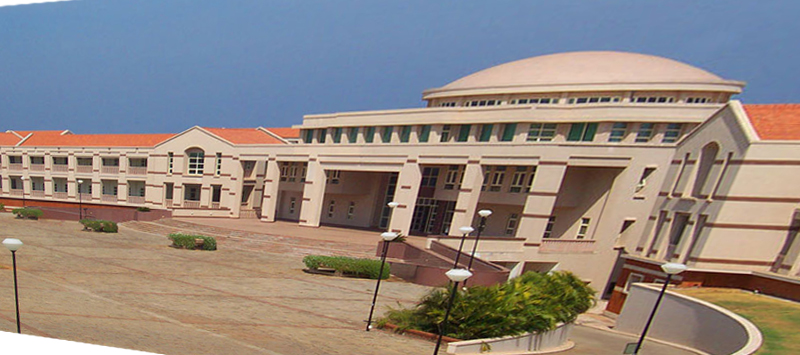
#> input picture TemplateMatching/bitsgoanew1_skewed.jpg, 800 x 355 px
$ python bfknnmatching.py
#> lines starting #> are read from the running program, lines starting #| are printed output that depends on the picture
#Program:       SIFT Descriptor Matching with KNNs
#Programmer:    Sammit Jain | 2014B4A30909G

import cv2
import numpy as np
from matplotlib import pyplot as plt

testImg = cv2.imread('bitsgoanew1_skewed.jpg',0)
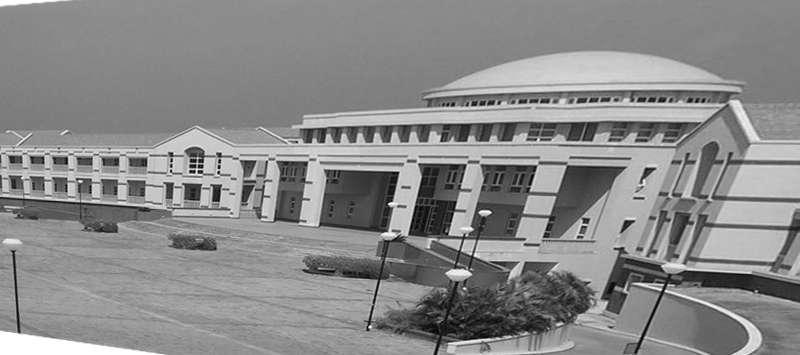
#> testImg: shape (355, 800); min 0, max 255, mean 137.5
mainImg = cv2.imread('bitsgoanew1.jpg',0)
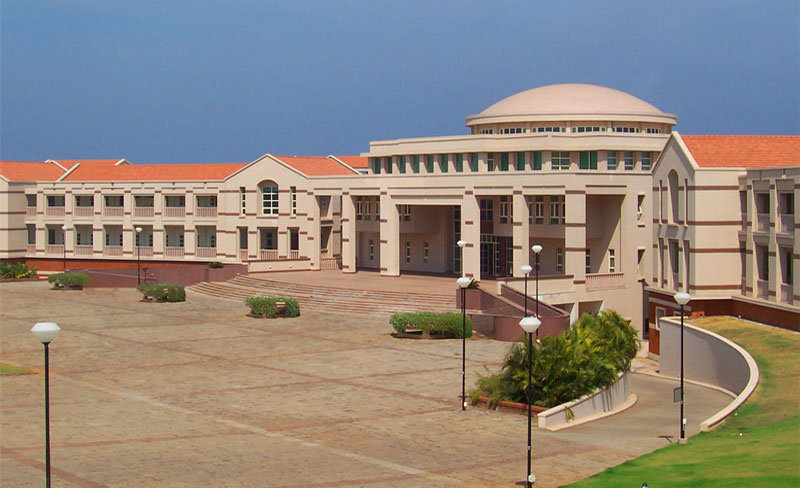
#> input picture TemplateMatching/bitsgoanew1.jpg, 800 x 488 px
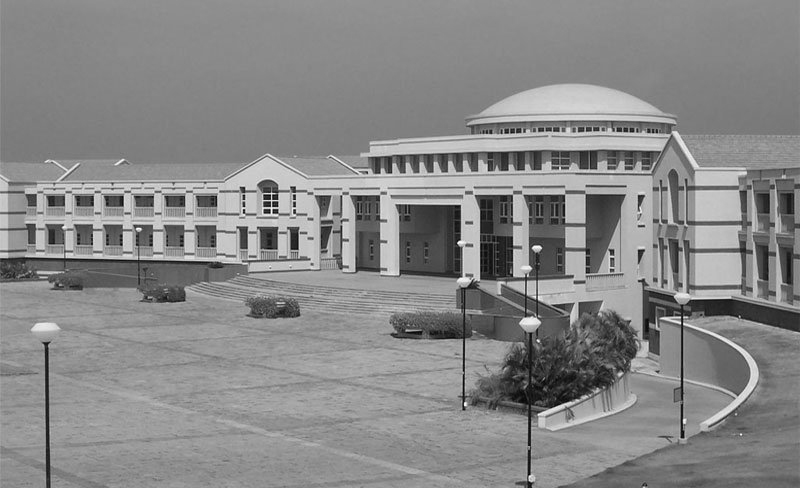
#> mainImg: shape (488, 800); min 1, max 255, mean 135.9

#IN PROGRESS
